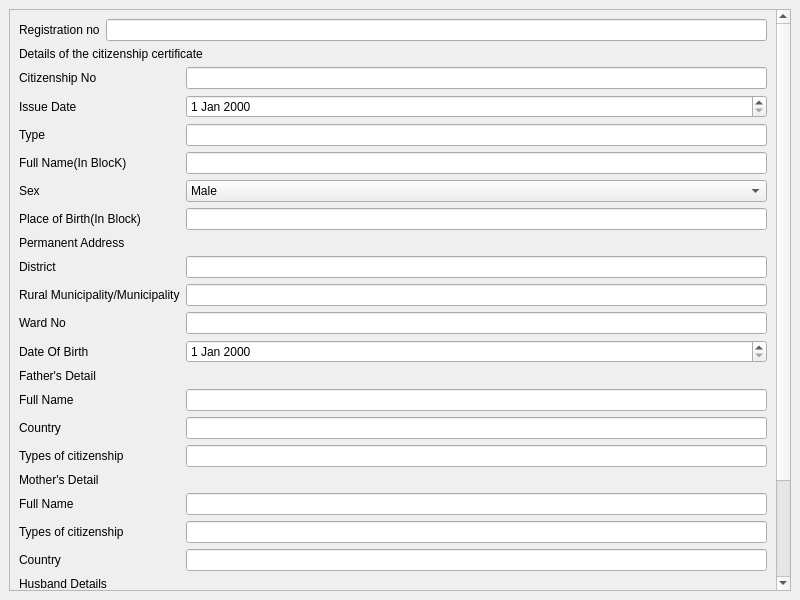
<?xml version="1.0" encoding="UTF-8"?>
<ui version="4.0">
 <class>Requestforcopyofcitizenship</class>
 <widget class="QMainWindow" name="Requestforcopyofcitizenship">
  <property name="geometry">
   <rect>
    <x>0</x>
    <y>0</y>
    <width>800</width>
    <height>600</height>
   </rect>
  </property>
  <property name="windowTitle">
   <string>copyof citizenship form</string>
  </property>
  <widget class="QWidget" name="centralwidget">
   <layout class="QGridLayout" name="gridLayout">
    <item row="0" column="0">
     <widget class="QScrollArea" name="scrollArea">
      <property name="widgetResizable">
       <bool>true</bool>
      </property>
      <widget class="QWidget" name="scrollAreaWidgetContents">
       <property name="geometry">
        <rect>
         <x>0</x>
         <y>0</y>
         <width>755</width>
         <height>787</height>
        </rect>
       </property>
       <layout class="QGridLayout" name="gridLayout_2">
        <item row="1" column="0">
         <widget class="QLabel" name="label">
          <property name="text">
           <string>Details of the citizenship certificate</string>
          </property>
         </widget>
        </item>
        <item row="0" column="0">
         <layout class="QFormLayout" name="formLayout_2">
          <item row="0" column="0">
           <widget class="QLabel" name="registrationNoLabel">
            <property name="text">
             <string>Registration no</string>
            </property>
           </widget>
          </item>
          <item row="0" column="1">
           <widget class="QLineEdit" name="registrationNoLineEdit"/>
          </item>
         </layout>
        </item>
        <item row="2" column="0">
         <layout class="QFormLayout" name="formLayout">
          <item row="0" column="0">
           <widget class="QLabel" name="citizenshipNoLabel">
            <property name="text">
             <string>Citizenship No</string>
            </property>
           </widget>
          </item>
          <item row="0" column="1">
           <widget class="QLineEdit" name="citizenshipNoLineEdit"/>
          </item>
          <item row="1" column="0">
           <widget class="QLabel" name="issueDateLabel">
            <property name="text">
             <string>Issue Date</string>
            </property>
           </widget>
          </item>
          <item row="1" column="1">
           <widget class="QDateEdit" name="issueDateDateEdit"/>
          </item>
          <item row="2" column="0">
           <widget class="QLabel" name="typeLabel">
            <property name="text">
             <string>Type</string>
            </property>
           </widget>
          </item>
          <item row="3" column="0">
           <widget class="QLabel" name="fullNamelabel">
            <property name="text">
             <string>Full Name(In BlocK)</string>
            </property>
           </widget>
          </item>
          <item row="3" column="1">
           <widget class="QLineEdit" name="fullNameInLineEdit"/>
          </item>
          <item row="4" column="0">
           <widget class="QLabel" name="sexLabel">
            <property name="text">
             <string>Sex</string>
            </property>
           </widget>
          </item>
          <item row="4" column="1">
           <widget class="QComboBox" name="sexComboBox">
            <item>
             <property name="text">
              <string>Male</string>
             </property>
            </item>
            <item>
             <property name="text">
              <string>Femle</string>
             </property>
            </item>
            <item>
             <property name="text">
              <string>Other</string>
             </property>
            </item>
           </widget>
          </item>
          <item row="5" column="0">
           <widget class="QLabel" name="placeOfBirthLabel">
            <property name="text">
             <string>Place of Birth(In Block)</string>
            </property>
           </widget>
          </item>
          <item row="5" column="1">
           <widget class="QLineEdit" name="placeOfBirthLineEdit"/>
          </item>
          <item row="6" column="0">
           <widget class="QLabel" name="label_2">
            <property name="text">
             <string>Permanent Address</string>
            </property>
           </widget>
          </item>
          <item row="7" column="0">
           <widget class="QLabel" name="districtLabel">
            <property name="text">
             <string>District</string>
            </property>
           </widget>
          </item>
          <item row="7" column="1">
           <widget class="QLineEdit" name="districtLineEdit"/>
          </item>
          <item row="8" column="0">
           <widget class="QLabel" name="MunicipaliLabel">
            <property name="text">
             <string>Rural Municipality/Municipality</string>
            </property>
           </widget>
          </item>
          <item row="8" column="1">
           <widget class="QLineEdit" name="MunicipalityLineEdit"/>
          </item>
          <item row="9" column="0">
           <widget class="QLabel" name="wardNoLabel">
            <property name="text">
             <string>Ward No</string>
            </property>
           </widget>
          </item>
          <item row="9" column="1">
           <widget class="QLineEdit" name="wardNoLineEdit"/>
          </item>
          <item row="10" column="0">
           <widget class="QLabel" name="dateOfBirthLabel">
            <property name="text">
             <string>Date Of Birth</string>
            </property>
           </widget>
          </item>
          <item row="10" column="1">
           <widget class="QDateEdit" name="dateOfBirthDateEdit"/>
          </item>
          <item row="11" column="0">
           <widget class="QLabel" name="fatherSDetailLabel">
            <property name="text">
             <string>Father's Detail</string>
            </property>
           </widget>
          </item>
          <item row="12" column="0">
           <widget class="QLabel" name="fullNameLabel">
            <property name="text">
             <string>Full Name</string>
            </property>
           </widget>
          </item>
          <item row="12" column="1">
           <widget class="QLineEdit" name="fullNameLineEdit"/>
          </item>
          <item row="13" column="0">
           <widget class="QLabel" name="countryLabel">
            <property name="text">
             <string>Country</string>
            </property>
           </widget>
          </item>
          <item row="13" column="1">
           <widget class="QLineEdit" name="countryLineEdit"/>
          </item>
          <item row="14" column="0">
           <widget class="QLabel" name="typesOfCitizenshipLabel">
            <property name="text">
             <string>Types of citizenship</string>
            </property>
           </widget>
          </item>
          <item row="15" column="0">
           <widget class="QLabel" name="motherSDetailLabel">
            <property name="text">
             <string>Mother's Detail</string>
            </property>
           </widget>
          </item>
          <item row="16" column="0">
           <widget class="QLabel" name="fullNameLabel_2">
            <property name="text">
             <string>Full Name</string>
            </property>
           </widget>
          </item>
          <item row="16" column="1">
           <widget class="QLineEdit" name="fullNameLineEdit_2"/>
          </item>
          <item row="17" column="0">
           <widget class="QLabel" name="typesOfCitizenshipLabel_4">
            <property name="text">
             <string>Types of citizenship</string>
            </property>
           </widget>
          </item>
          <item row="17" column="1">
           <widget class="QLineEdit" name="typesOfCitizenshipLineEdit"/>
          </item>
          <item row="18" column="0">
           <widget class="QLabel" name="countryLabel_2">
            <property name="text">
             <string>Country</string>
            </property>
           </widget>
          </item>
          <item row="18" column="1">
           <widget class="QLineEdit" name="countryLineEdit_2"/>
          </item>
          <item row="19" column="0">
           <widget class="QLabel" name="husbandDetailsLabel">
            <property name="text">
             <string>Husband Details</string>
            </property>
           </widget>
          </item>
          <item row="20" column="0">
           <widget class="QLabel" name="fullNmaeLabel">
            <property name="text">
             <string>Full Nmae</string>
            </property>
           </widget>
          </item>
          <item row="20" column="1">
           <widget class="QLineEdit" name="fullNmaeLineEdit"/>
          </item>
          <item row="21" column="0">
           <widget class="QLabel" name="countryLabel_3">
            <property name="text">
             <string>Country</string>
            </property>
           </widget>
          </item>
          <item row="21" column="1">
           <widget class="QLineEdit" name="countryLineEdit_3"/>
          </item>
          <item row="22" column="0">
           <widget class="QLabel" name="typesOfCitizenshipLabel_2">
            <property name="text">
             <string>Types of citizenship</string>
            </property>
           </widget>
          </item>
          <item row="23" column="1">
           <widget class="QDialogButtonBox" name="buttonBox">
            <property name="standardButtons">
             <set>QDialogButtonBox::Cancel|QDialogButtonBox::Ok</set>
            </property>
           </widget>
          </item>
          <item row="2" column="1">
           <widget class="QLineEdit" name="lineEdit"/>
          </item>
          <item row="14" column="1">
           <widget class="QLineEdit" name="lineEdit_2"/>
          </item>
          <item row="22" column="1">
           <widget class="QLineEdit" name="lineEdit_3"/>
          </item>
         </layout>
        </item>
       </layout>
      </widget>
     </widget>
    </item>
   </layout>
  </widget>
 </widget>
 <resources/>
 <connections/>
</ui>
